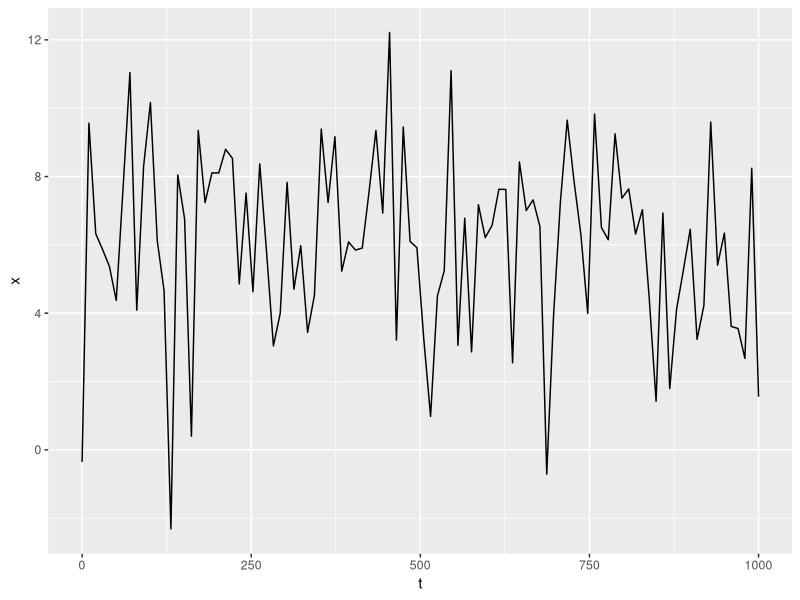
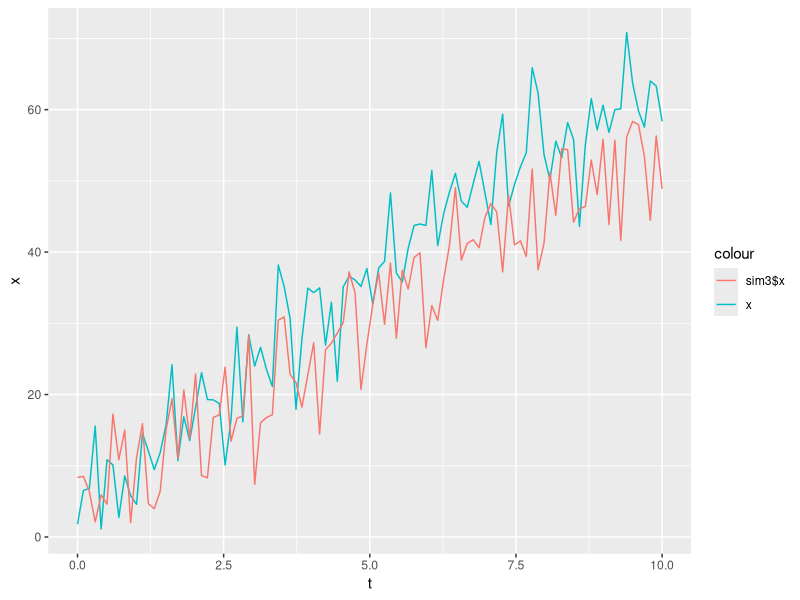
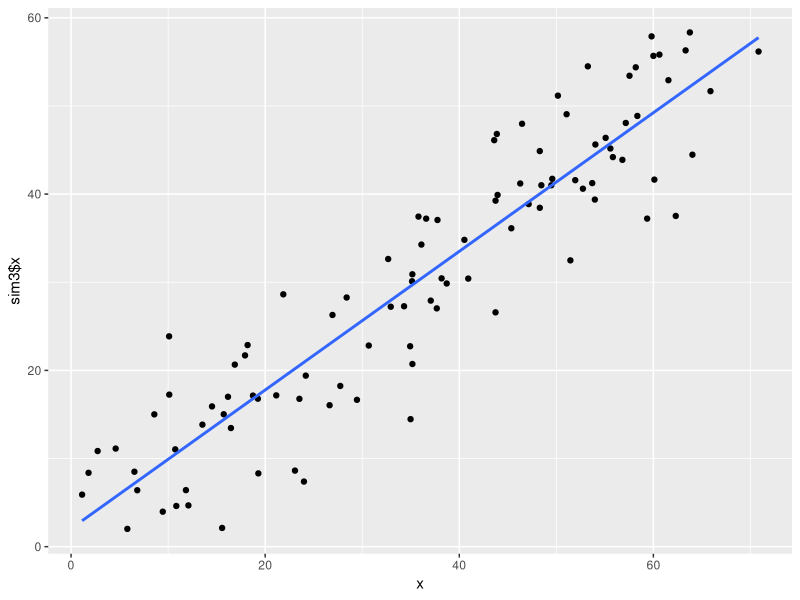
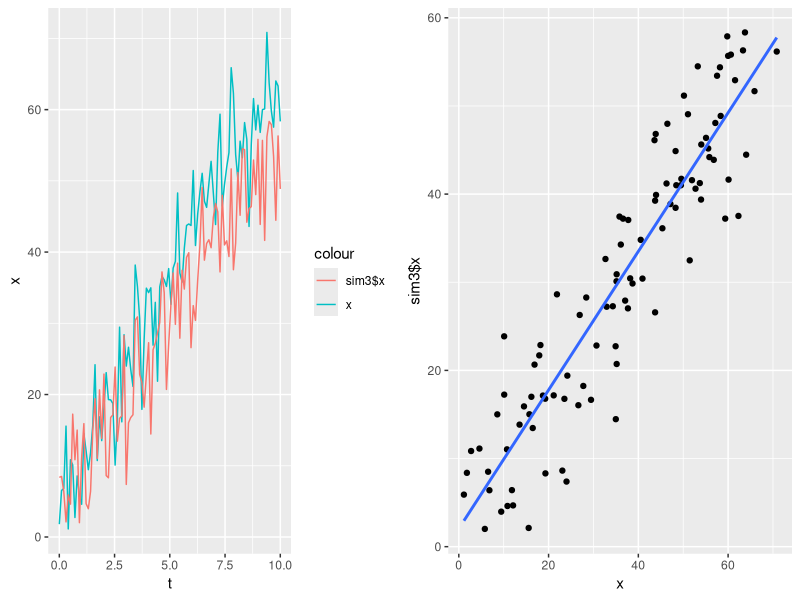

R code for these plots, in order:
library(tidyverse)

library(gridExtra)

#simulation of stationary series
sim1 <- tibble(t = seq(0, 1000, length = 100), x = 6 + rnorm(length(t),0,3))
ggplot(sim1, aes(t, x))+ geom_line()

#simulation of nonstationary in mean series
sim2<-tibble(t=seq(0,10, length=100), x=6+6*t+rnorm(length(t),0, 5))
sim3<-tibble(t=seq (0, 10, length = 100), x=6+5*t +rnorm(length(t), 0, 5))
data<-sim2%>%mutate(sim3$x)


p1<-ggplot(data, aes(t))+geom_line(aes(y=x, colour = "x"))+
  geom_line(aes(y=sim3$x, colour= "sim3$x"))
p1

p2<-ggplot(data, aes(x,sim3$x))+
  geom_point()+
  geom_smooth(method = "lm", se = F)
p2

grid.arrange(p1, p2, ncol=2)

eq<-lm(sim3$x~ data$x)
summary(eq)


